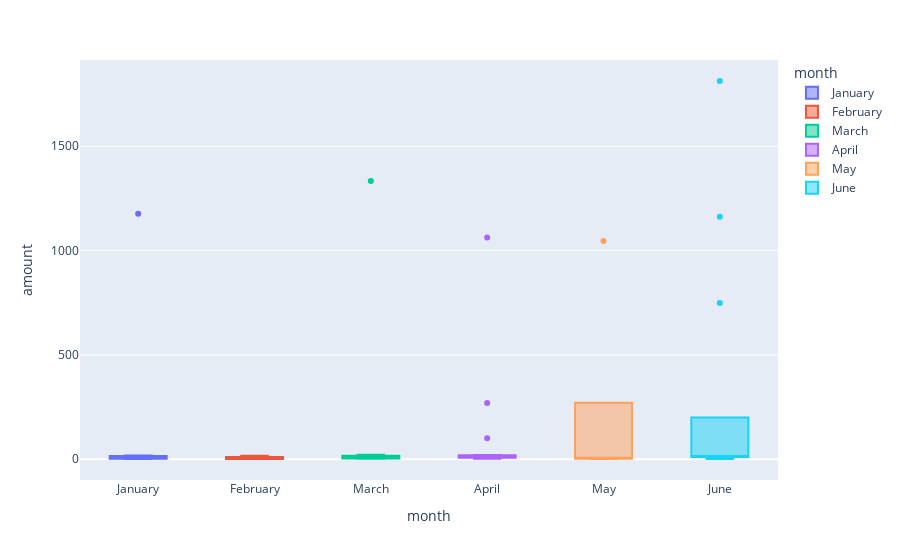

The cell this chart's notebook holds for it:
### Code cell
# Creating the six box plots using plotly express
px.box(card_hold_25_df,
       x = 'month', 
       y = 'amount',
       color = 'month',
#        points = 'all'
)

### Figure 1 — Plotly figure (JSON) as saved in the notebook; plotly's stock layout.template omitted (floating-point values rounded to 4 significant figures)
{"data": [{"alignmentgroup": "True", "hovertemplate": "month=%{x}<br>amount=%{y}<extra></extra>", "legendgroup": "January", "marker": {"color": "#636efa"}, "name": "January", "notched": false, "offsetgroup": "January", "orientation": "v", "showlegend": true, "type": "box", "x": ["January", "January", "January", "January", "January", "January", "January", "January", "January", "January"], "x0": " ", "xaxis": "x", "y": [1.46, 10.74, 2.93, 1.39, 17.84, 1.65, 15.86, 2.22, 1177, 2.75], "y0": " ", "yaxis": "y"}, {"alignmentgroup": "True", "hovertemplate": "month=%{x}<br>amount=%{y}<extra></extra>", "legendgroup": "February", "marker": {"color": "#EF553B"}, "name": "February", "notched": false, "offsetgroup": "February", "orientation": "v", "showlegend": true, "type": "box", "x": ["February", "February", "February", "February", "February", "February", "February", "February", "February", "February"], "x0": " ", "xaxis": "x", "y": [10.75, 10.81, 5.97, 3.69, 16.7, 1.26, 2.63, 11.01, 0.91, 1.18], "y0": " ", "yaxis": "y"}, {"alignmentgroup": "True", "hovertemplate": "month=%{x}<br>amount=%{y}<extra></extra>", "legendgroup": "March", "marker": {"color": "#00cc96"}, "name": "March", "notched": false, "offsetgroup": "March", "orientation": "v", "showlegend": true, "type": "box", "x": ["March", "March", "March", "March", "March", "March", "March", "March", "March", "March", "March", "March", "March"], "x0": " ", "xaxis": "x", "y": [12.42, 16.58, 1334, 2.88, 2.04, 13.57, 10.1, 1.65, 3.08, 4.2, 2.56, 18.28, 21.04], "y0": " ", "yaxis": "y"}, {"alignmentgroup": "True", "hovertemplate": "month=%{x}<br>amount=%{y}<extra></extra>", "legendgroup": "April", "marker": {"color": "#ab63fa"}, "name": "April", "notched": false, "offsetgroup": "April", "orientation": "v", "showlegend": true, "type": "box", "x": ["April", "April", "April", "April", "April", "April", "April", "April", "April", "April", "April", "April", "April", "April", "April", "April"], "x0": " ", "xaxis": "x", "y": [100, 2.62, 7.08, 17.15, 1063, 10.15, 10.06, 269, 10.24, 7.39, 6.01, 20.03, 2.79, 10.02, 15.66, 16.5], "y0": " ", "yaxis": "y"}, {"alignmentgroup": "True", "hovertemplate": "month=%{x}<br>amount=%{y}<extra></extra>", "legendgroup": "May", "marker": {"color": "#FFA15A"}, "name": "May", "notched": false, "offsetgroup": "May", "orientation": "v", "showlegend": true, "type": "box", "x": ["May", "May", "May", "May", "May"], "x0": " ", "xaxis": "x", "y": [1.1, 1046, 12.15, 2.27, 5.97], "y0": " ", "yaxis": "y"}, {"alignmentgroup": "True", "hovertemplate": "month=%{x}<br>amount=%{y}<extra></extra>", "legendgroup": "June", "marker": {"color": "#19d3f3"}, "name": "June", "notched": false, "offsetgroup": "June", "orientation": "v", "showlegend": true, "type": "box", "x": ["June", "June", "June", "June", "June", "June", "June", "June", "June", "June", "June", "June", "June"], "x0": " ", "xaxis": "x", "y": [1162, 749, 10.69, 11.88, 1.03, 10.15, 11.01, 16.29, 15.98, 1813, 16.61, 11.53, 5.24], "y0": " ", "yaxis": "y"}], "layout": {"autosize": true, "boxmode": "overlay", "legend": {"title": {"text": "month"}, "tracegroupgap": 0}, "margin": {"t": 60}, "xaxis": {"anchor": "y", "autorange": true, "categoryarray": ["January", "February", "March", "April", "May", "June"], "categoryorder": "array", "domain": [0, 1], "range": [-0.5, 5.5], "title": {"text": "month"}, "type": "category"}, "yaxis": {"anchor": "x", "autorange": true, "domain": [0, 1], "range": [-99.76, 1914.0], "title": {"text": "amount"}, "type": "linear"}}}
